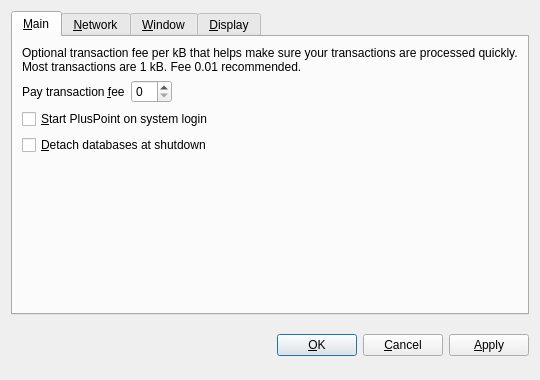
<?xml version="1.0" encoding="UTF-8"?>
<ui version="4.0">
 <class>OptionsDialog</class>
 <widget class="QDialog" name="OptionsDialog">
  <property name="geometry">
   <rect>
    <x>0</x>
    <y>0</y>
    <width>540</width>
    <height>380</height>
   </rect>
  </property>
  <property name="windowTitle">
   <string>Options</string>
  </property>
  <property name="modal">
   <bool>true</bool>
  </property>
  <layout class="QVBoxLayout" name="verticalLayout">
   <item>
    <widget class="QTabWidget" name="tabWidget">
     <property name="tabPosition">
      <enum>QTabWidget::North</enum>
     </property>
     <property name="currentIndex">
      <number>0</number>
     </property>
     <widget class="QWidget" name="tabMain">
      <attribute name="title">
       <string>&amp;Main</string>
      </attribute>
      <layout class="QVBoxLayout" name="verticalLayout_Main">
       <item>
        <widget class="QLabel" name="transactionFeeInfoLabel">
         <property name="text">
          <string>Optional transaction fee per kB that helps make sure your transactions are processed quickly. Most transactions are 1 kB. Fee 0.01 recommended.</string>
         </property>
         <property name="textFormat">
          <enum>Qt::PlainText</enum>
         </property>
         <property name="wordWrap">
          <bool>true</bool>
         </property>
        </widget>
       </item>
       <item>
        <layout class="QHBoxLayout" name="horizontalLayout_Main">
         <item>
          <widget class="QLabel" name="transactionFeeLabel">
           <property name="text">
            <string>Pay transaction &amp;fee</string>
           </property>
           <property name="textFormat">
            <enum>Qt::PlainText</enum>
           </property>
           <property name="buddy">
            <cstring>transactionFee</cstring>
           </property>
          </widget>
         </item>
         <item>
          <widget class="BitcoinAmountField" name="transactionFee"/>
         </item>
         <item>
          <spacer name="horizontalSpacer_Main">
           <property name="orientation">
            <enum>Qt::Horizontal</enum>
           </property>
           <property name="sizeHint" stdset="0">
            <size>
             <width>40</width>
             <height>20</height>
            </size>
           </property>
          </spacer>
         </item>
        </layout>
       </item>
       <item>
        <widget class="QCheckBox" name="bitcoinAtStartup">
         <property name="toolTip">
          <string>Automatically start PlusPoint after logging in to the system.</string>
         </property>
         <property name="text">
          <string>&amp;Start PlusPoint on system login</string>
         </property>
        </widget>
       </item>
       <item>
        <widget class="QCheckBox" name="detachDatabases">
         <property name="toolTip">
          <string>Detach block and address databases at shutdown. This means they can be moved to another data directory, but it slows down shutdown. The wallet is always detached.</string>
         </property>
         <property name="text">
          <string>&amp;Detach databases at shutdown</string>
         </property>
        </widget>
       </item>
       <item>
        <spacer name="verticalSpacer_Main">
         <property name="orientation">
          <enum>Qt::Vertical</enum>
         </property>
         <property name="sizeHint" stdset="0">
          <size>
           <width>20</width>
           <height>40</height>
          </size>
         </property>
        </spacer>
       </item>
      </layout>
     </widget>
     <widget class="QWidget" name="tabNetwork">
      <attribute name="title">
       <string>&amp;Network</string>
      </attribute>
      <layout class="QVBoxLayout" name="verticalLayout_Network">
       <item>
        <widget class="QCheckBox" name="mapPortUpnp">
         <property name="toolTip">
          <string>Automatically open the PlusPoint client port on the router. This only works when your router supports UPnP and it is enabled.</string>
         </property>
         <property name="text">
          <string>Map port using &amp;UPnP</string>
         </property>
        </widget>
       </item>
       <item>
        <widget class="QCheckBox" name="connectSocks">
         <property name="toolTip">
          <string>Connect to the PlusPoint network through a SOCKS proxy (e.g. when connecting through Tor).</string>
         </property>
         <property name="text">
          <string>&amp;Connect through SOCKS proxy:</string>
         </property>
        </widget>
       </item>
       <item>
        <layout class="QHBoxLayout" name="horizontalLayout_Network">
         <item>
          <widget class="QLabel" name="proxyIpLabel">
           <property name="text">
            <string>Proxy &amp;IP:</string>
           </property>
           <property name="textFormat">
            <enum>Qt::PlainText</enum>
           </property>
           <property name="buddy">
            <cstring>proxyIp</cstring>
           </property>
          </widget>
         </item>
         <item>
          <widget class="QValidatedLineEdit" name="proxyIp">
           <property name="maximumSize">
            <size>
             <width>140</width>
             <height>16777215</height>
            </size>
           </property>
           <property name="toolTip">
            <string>IP address of the proxy (e.g. 127.0.0.1)</string>
           </property>
          </widget>
         </item>
         <item>
          <widget class="QLabel" name="proxyPortLabel">
           <property name="text">
            <string>&amp;Port:</string>
           </property>
           <property name="textFormat">
            <enum>Qt::PlainText</enum>
           </property>
           <property name="buddy">
            <cstring>proxyPort</cstring>
           </property>
          </widget>
         </item>
         <item>
          <widget class="QLineEdit" name="proxyPort">
           <property name="maximumSize">
            <size>
             <width>55</width>
             <height>16777215</height>
            </size>
           </property>
           <property name="toolTip">
            <string>Port of the proxy (e.g. 9050)</string>
           </property>
          </widget>
         </item>
         <item>
          <widget class="QLabel" name="socksVersionLabel">
           <property name="text">
            <string>SOCKS &amp;Version:</string>
           </property>
           <property name="textFormat">
            <enum>Qt::PlainText</enum>
           </property>
           <property name="buddy">
            <cstring>socksVersion</cstring>
           </property>
          </widget>
         </item>
         <item>
          <widget class="QValueComboBox" name="socksVersion">
           <property name="toolTip">
            <string>SOCKS version of the proxy (e.g. 5)</string>
           </property>
          </widget>
         </item>
         <item>
          <spacer name="horizontalSpacer_Network">
           <property name="orientation">
            <enum>Qt::Horizontal</enum>
           </property>
           <property name="sizeHint" stdset="0">
            <size>
             <width>40</width>
             <height>20</height>
            </size>
           </property>
          </spacer>
         </item>
        </layout>
       </item>
       <item>
        <spacer name="verticalSpacer_Network">
         <property name="orientation">
          <enum>Qt::Vertical</enum>
         </property>
         <property name="sizeHint" stdset="0">
          <size>
           <width>20</width>
           <height>40</height>
          </size>
         </property>
        </spacer>
       </item>
      </layout>
     </widget>
     <widget class="QWidget" name="tabWindow">
      <attribute name="title">
       <string>&amp;Window</string>
      </attribute>
      <layout class="QVBoxLayout" name="verticalLayout_Window">
       <item>
        <widget class="QCheckBox" name="minimizeToTray">
         <property name="toolTip">
          <string>Show only a tray icon after minimizing the window.</string>
         </property>
         <property name="text">
          <string>&amp;Minimize to the tray instead of the taskbar</string>
         </property>
        </widget>
       </item>
       <item>
        <widget class="QCheckBox" name="minimizeOnClose">
         <property name="toolTip">
          <string>Minimize instead of exit the application when the window is closed. When this option is enabled, the application will be closed only after selecting Quit in the menu.</string>
         </property>
         <property name="text">
          <string>M&amp;inimize on close</string>
         </property>
        </widget>
       </item>
       <item>
        <spacer name="verticalSpacer_Window">
         <property name="orientation">
          <enum>Qt::Vertical</enum>
         </property>
         <property name="sizeHint" stdset="0">
          <size>
           <width>20</width>
           <height>40</height>
          </size>
         </property>
        </spacer>
       </item>
      </layout>
     </widget>
     <widget class="QWidget" name="tabDisplay">
      <attribute name="title">
       <string>&amp;Display</string>
      </attribute>
      <layout class="QVBoxLayout" name="verticalLayout_Display">
       <item>
        <layout class="QHBoxLayout" name="horizontalLayout_1_Display">
         <item>
          <widget class="QLabel" name="langLabel">
           <property name="text">
            <string>User Interface &amp;language:</string>
           </property>
           <property name="textFormat">
            <enum>Qt::PlainText</enum>
           </property>
           <property name="buddy">
            <cstring>lang</cstring>
           </property>
          </widget>
         </item>
         <item>
          <widget class="QValueComboBox" name="lang">
           <property name="toolTip">
            <string>The user interface language can be set here. This setting will take effect after restarting PlusPoint.</string>
           </property>
          </widget>
         </item>
        </layout>
       </item>
       <item>
        <layout class="QHBoxLayout" name="horizontalLayout_2_Display">
         <item>
          <widget class="QLabel" name="unitLabel">
           <property name="text">
            <string>&amp;Unit to show amounts in:</string>
           </property>
           <property name="textFormat">
            <enum>Qt::PlainText</enum>
           </property>
           <property name="buddy">
            <cstring>unit</cstring>
           </property>
          </widget>
         </item>
         <item>
          <widget class="QValueComboBox" name="unit">
           <property name="toolTip">
            <string>Choose the default subdivision unit to show in the interface and when sending coins.</string>
           </property>
          </widget>
         </item>
        </layout>
       </item>
       <item>
        <widget class="QCheckBox" name="displayAddresses">
         <property name="toolTip">
          <string>Whether to show PlusPoint addresses in the transaction list.</string>
         </property>
         <property name="text">
          <string>&amp;Display addresses in transaction list</string>
         </property>
        </widget>
       </item>
       <item>
        <widget class="QCheckBox" name="coinControlFeatures">
         <property name="toolTip">
          <string>Whether to show coin control features or not.</string>
         </property>
         <property name="text">
          <string>Display coin &amp;control features (experts only!)</string>
         </property>
        </widget>
       </item>
       <item>
        <spacer name="verticalSpacer_Display">
         <property name="orientation">
          <enum>Qt::Vertical</enum>
         </property>
         <property name="sizeHint" stdset="0">
          <size>
           <width>20</width>
           <height>40</height>
          </size>
         </property>
        </spacer>
       </item>
      </layout>
     </widget>
    </widget>
   </item>
   <item>
    <layout class="QHBoxLayout" name="horizontalLayout_Buttons">
     <item>
      <spacer name="horizontalSpacer_1">
       <property name="orientation">
        <enum>Qt::Horizontal</enum>
       </property>
       <property name="sizeHint" stdset="0">
        <size>
         <width>40</width>
         <height>48</height>
        </size>
       </property>
      </spacer>
     </item>
     <item>
      <widget class="QLabel" name="statusLabel">
       <property name="font">
        <font>
         <weight>75</weight>
         <bold>true</bold>
        </font>
       </property>
       <property name="text">
        <string/>
       </property>
       <property name="textFormat">
        <enum>Qt::PlainText</enum>
       </property>
       <property name="wordWrap">
        <bool>true</bool>
       </property>
      </widget>
     </item>
     <item>
      <spacer name="horizontalSpacer_2">
       <property name="orientation">
        <enum>Qt::Horizontal</enum>
       </property>
       <property name="sizeHint" stdset="0">
        <size>
         <width>40</width>
         <height>48</height>
        </size>
       </property>
      </spacer>
     </item>
     <item>
      <widget class="QPushButton" name="okButton">
       <property name="text">
        <string>&amp;OK</string>
       </property>
      </widget>
     </item>
     <item>
      <widget class="QPushButton" name="cancelButton">
       <property name="text">
        <string>&amp;Cancel</string>
       </property>
       <property name="autoDefault">
        <bool>false</bool>
       </property>
      </widget>
     </item>
     <item>
      <widget class="QPushButton" name="applyButton">
       <property name="text">
        <string>&amp;Apply</string>
       </property>
       <property name="autoDefault">
        <bool>false</bool>
       </property>
      </widget>
     </item>
    </layout>
   </item>
  </layout>
 </widget>
 <customwidgets>
  <customwidget>
   <class>BitcoinAmountField</class>
   <extends>QSpinBox</extends>
   <header>bitcoinamountfield.h</header>
  </customwidget>
  <customwidget>
   <class>QValueComboBox</class>
   <extends>QComboBox</extends>
   <header>qvaluecombobox.h</header>
  </customwidget>
  <customwidget>
   <class>QValidatedLineEdit</class>
   <extends>QLineEdit</extends>
   <header>qvalidatedlineedit.h</header>
  </customwidget>
 </customwidgets>
 <resources/>
 <connections/>
</ui>
